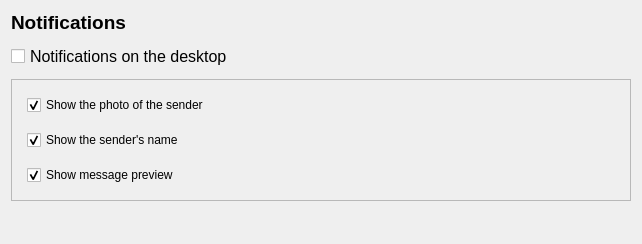
         <widget class="QWidget" name="notification_scrollArea">
          <property name="geometry">
           <rect>
            <x>0</x>
            <y>0</y>
            <width>642</width>
            <height>244</height>
           </rect>
          </property>
          <layout class="QVBoxLayout" name="verticalLayout_5">
           <item>
            <layout class="QHBoxLayout" name="horizontalLayout_14">
             <property name="spacing">
              <number>0</number>
             </property>
             <property name="topMargin">
              <number>0</number>
             </property>
             <item>
              <spacer name="horizontalSpacer_15">
               <property name="orientation">
                <enum>Qt::Horizontal</enum>
               </property>
               <property name="sizeType">
                <enum>QSizePolicy::Expanding</enum>
               </property>
               <property name="sizeHint" stdset="0">
                <size>
                 <width>40</width>
                 <height>20</height>
                </size>
               </property>
              </spacer>
             </item>
             <item>
              <layout class="QVBoxLayout" name="container_notifications">
               <property name="spacing">
                <number>10</number>
               </property>
               <property name="topMargin">
                <number>0</number>
               </property>
               <item>
                <widget class="QLabel" name="titileNotifications">
                 <property name="font">
                  <font>
                   <pointsize>14</pointsize>
                   <bold>true</bold>
                  </font>
                 </property>
                 <property name="text">
                  <string>Notifications</string>
                 </property>
                </widget>
               </item>
               <item>
                <layout class="QVBoxLayout" name="verticalLayout_13">
                 <property name="spacing">
                  <number>0</number>
                 </property>
                 <item>
                  <widget class="QCheckBox" name="notify_desktop">
                   <property name="font">
                    <font>
                     <pointsize>12</pointsize>
                     <bold>false</bold>
                    </font>
                   </property>
                   <property name="cursor">
                    <cursorShape>PointingHandCursor</cursorShape>
                   </property>
                   <property name="layoutDirection">
                    <enum>Qt::LeftToRight</enum>
                   </property>
                   <property name="text">
                    <string>Notifications on the desktop</string>
                   </property>
                  </widget>
                 </item>
                </layout>
               </item>
               <item>
                <widget class="QFrame" name="frameNotifications">
                 <property name="enabled">
                  <bool>true</bool>
                 </property>
                 <property name="minimumSize">
                  <size>
                   <width>620</width>
                   <height>0</height>
                  </size>
                 </property>
                 <property name="maximumSize">
                  <size>
                   <width>620</width>
                   <height>16777215</height>
                  </size>
                 </property>
                 <property name="frameShape">
                  <enum>QFrame::StyledPanel</enum>
                 </property>
                 <property name="frameShadow">
                  <enum>QFrame::Raised</enum>
                 </property>
                 <layout class="QVBoxLayout" name="verticalLayout_16">
                  <property name="spacing">
                   <number>15</number>
                  </property>
                  <property name="leftMargin">
                   <number>15</number>
                  </property>
                  <property name="topMargin">
                   <number>15</number>
                  </property>
                  <property name="rightMargin">
                   <number>15</number>
                  </property>
                  <property name="bottomMargin">
                   <number>15</number>
                  </property>
                  <item>
                   <widget class="QCheckBox" name="show_photo">
                    <property name="enabled">
                     <bool>true</bool>
                    </property>
                    <property name="cursor">
                     <cursorShape>PointingHandCursor</cursorShape>
                    </property>
                    <property name="text">
                     <string>Show the photo of the sender</string>
                    </property>
                    <property name="checked">
                     <bool>true</bool>
                    </property>
                   </widget>
                  </item>
                  <item>
                   <widget class="QCheckBox" name="show_name">
                    <property name="enabled">
                     <bool>true</bool>
                    </property>
                    <property name="cursor">
                     <cursorShape>PointingHandCursor</cursorShape>
                    </property>
                    <property name="text">
                     <string>Show the sender's name</string>
                    </property>
                    <property name="checked">
                     <bool>true</bool>
                    </property>
                   </widget>
                  </item>
                  <item>
                   <widget class="QCheckBox" name="show_msg">
                    <property name="enabled">
                     <bool>true</bool>
                    </property>
                    <property name="cursor">
                     <cursorShape>PointingHandCursor</cursorShape>
                    </property>
                    <property name="text">
                     <string>Show message preview</string>
                    </property>
                    <property name="checked">
                     <bool>true</bool>
                    </property>
                   </widget>
                  </item>
                 </layout>
                </widget>
               </item>
              </layout>
             </item>
             <item>
              <spacer name="horizontalSpacer_16">
               <property name="orientation">
                <enum>Qt::Horizontal</enum>
               </property>
               <property name="sizeType">
                <enum>QSizePolicy::Expanding</enum>
               </property>
               <property name="sizeHint" stdset="0">
                <size>
                 <width>40</width>
                 <height>20</height>
                </size>
               </property>
              </spacer>
             </item>
            </layout>
           </item>
           <item>
            <spacer name="verticalSpacer_5">
             <property name="orientation">
              <enum>Qt::Vertical</enum>
             </property>
             <property name="sizeHint" stdset="0">
              <size>
               <width>20</width>
               <height>292</height>
              </size>
             </property>
            </spacer>
           </item>
          </layout>
         </widget>
